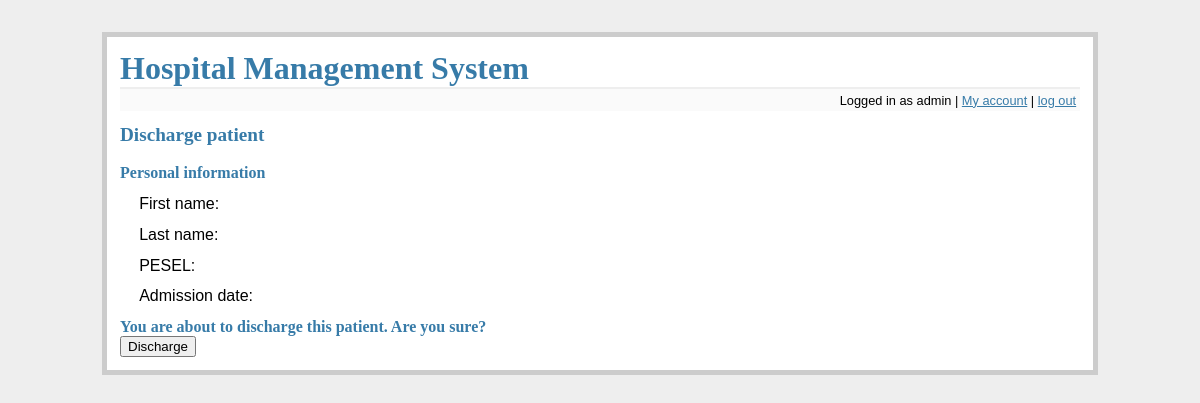
Before: /discharge?patient=12345678913 (signed in) with the older database file.
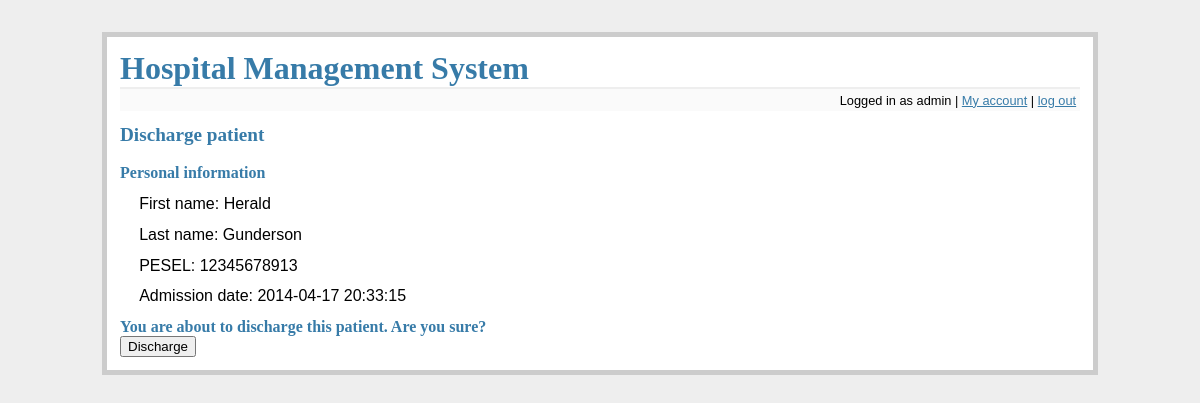
After: the same page with the newer database file.
### tables this page shows
CREATE TABLE positions (
    id integer primary key autoincrement,
    name text not null
);

CREATE TABLE patients (
    pesel integer primary key,
    fname text not null,
    lname text not null
);

CREATE TABLE files (
    id integer primary key autoincrement,
    patient_pesel integer not null,
    admission_d datetime not null,
    discharge_d datetime,
    foreign key(patient_pesel) references patients(pesel)
);

### flaskr.py (the view)
@app.route('/discharge', methods=['GET', 'POST'])
def discharge():
    db = get_db()
    position = get_position(db, session['username'])
    if 'logged_in' not in session or not session['logged_in'] or position not in ['Head physician', 'Doctor', 'Admin']:
        flash('You do not have rights to access this part of website')
        return redirect(url_for('main_screen'))
    if 'patient' not in request.args:
        flash('No patient specified!');
        return redirect(url_for('main_screen'))
    pesel = request.args['patient']
    if position in ['Admin', 'Head physician']:
        details = get_patient_details(db, pesel)
    else:
        details = get_patient_details_if_allowed(db, session['username'], pesel)
        if not details:
            flash('You cannot view this record')
            return redirect(url_for('main_screen'))
    if request.method == 'POST':
        if request.form['confirmation'] == 'yes' and discharge_patient(db, pesel):
            flash('Patient discharged')
        else:
            flash('Error while discharging. Contact system administrator.')
        return redirect(url_for('show_patients'))
    return render_template('discharge.html', details=details)

### flaskr.py (called while the page is built)
def connect_db():
    rv = sqlite3.connect(app.config['DATABASE'])
    rv.row_factory = sqlite3.Row
    return rv

def get_db():
    if not hasattr(g, 'sqlite_db'):
        g.sqlite_db = connect_db()
    return g.sqlite_db

### tools.py (called while the page is built)
def get_position(db, user):
    cur = db.execute('select p.name from employees as e join positions as p on e.position_id = p.id where e.login = ?', [user])
    res = cur.fetchone()
    return res[0] if res else None

def get_patient_details(db, pesel):
    return db.execute('select p.fname, p.lname, p.pesel, f.admission_d from files f join patients p on f.patient_pesel = p.pesel where f.discharge_d is null and p.pesel = ?', [pesel]).fetchone()

### templates/discharge.html (shortened to what this page needs)
{% extends "layout.html" %}
{% block body %}
    <h2>Discharge patient</h2>
    <br/>
    <h3>Personal information</h3>
    <ul class=entries>
    <li>First name: {{ details.fname }}
    <li>Last name: {{ details.lname }}
    <li>PESEL: {{ details.pesel }}
    <li>Admission date: {{ details.admission_d }}
    </ul>
    <h3>You are about to discharge this patient. Are you sure?</h3>
    <form action="{{ url_for('discharge', patient=details.pesel) }}" method=post>
        <input type=submit value=Discharge>
    </form>
{% endblock %}

### templates/layout.html (shortened to what this page needs)
<!doctype html>
<link rel=stylesheet type=text/css href="{{ url_for('static', filename='style.css') }}">
<div class=page>
  <h1><a href="{{ url_for('main_screen') }}" class=simplelnk>Hospital Management System</a></h1>
  <div class=metanav>
  {% if not session.logged_in %}
    <span><a href="{{ url_for('login') }}">log in</a></span>
  {% else %}
    <span>Logged in as {{ session.username }} | <a href="{{ url_for('my_account') }}">My account</a> | <a href="{{ url_for('logout') }}">log out</a></span>
  {% endif %}
  </div>
  {% block body %}{% endblock %}
</div>

### static/style.css (style rules this page uses)
a, h1, h2, h3 { color: #377ba8; }
h1, h2, h3 { font-family: 'Georgia', serif; margin: 0; }
h1 { border-bottom: 2px solid #eee; }
h2 { font-size: 1.2em; }
h3 { font-size: 1em; }
.page { margin: 2em auto; width: 60em; border: 5px solid #ccc; padding: 0.8em; background: white; }
.entries { list-style: none; margin: 0; padding: 0; }
.entries li { margin: 0.8em 1.2em; }
.metanav { text-align: right; font-size: 0.8em; padding: 0.3em; margin-bottom: 1em; background: #fafafa; }
.simplelnk { text-decoration: none; font-weight: bold }

Changed rows visible on the page:
added patients: fname "Herald", lname "Gunderson", pesel "12345678913"
added files: admission_d "2014-04-17 20:33:15"
